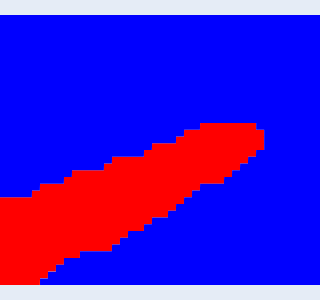

Source (notebook cell):
### Markdown cell above
### Density binning

As we can observe above, there are regions of high and low RNA density. This requires separating the image into several density regions, and then running segmentation on each region separately. Otherwise, the algorithm is likely to be mis-calibrated and be too sensitive in RNA-rich regions and too strict in RNA-sparse regions.

We recommend first starting off with a lenient (a.k.a. split the pixels into many RNA density regions) and then merging regions manually.

### Code cell
st.cs.segment_densities(adata, 'nuclear', 50, k=3, dk=3, distance_threshold=3, background=False)
st.pl.contours(adata, 'nuclear_bins', scale=0.15)

### Figure 1 — Plotly figure (JSON) as saved in the notebook; plotly's stock layout.template omitted (floating-point values rounded to 4 significant figures)
{"data": [{"fill": "toself", "fillcolor": "#ff0000", "hoverinfo": "text", "hoveron": "fills", "line": {"width": 0}, "mode": "lines", "showlegend": false, "text": "1", "type": "scatter", "x": [1250, 1250, 1249, 1150, 1150, 1149, 1100, 1100, 1099, 950, 950, 949, 900, 900, 899, 700, 700, 699, 650, 650, 649, 450, 450, 449, 400, 400, 399, 250, 250, 249, 200, 200, 199, 0, 0, 249, 249, 250, 299, 299, 300, 349, 349, 350, 399, 399, 400, 499, 499, 500, 699, 699, 700, 749, 749, 750, 799, 799, 800, 899, 899, 900, 949, 949, 950, 1049, 1049, 1050, 1099, 1099, 1100, 1149, 1149, 1150, 1199, 1199, 1200, 1249, 1249, 1250, 1399, 1399, 1400, 1449, 1449, 1450, 1499, 1499, 1500, 1549, 1549, 1550, 1599, 1599, 1600, 1649, 1649, 1600, 1599, 1599], "y": [-800, -849, -850, -850, -899, -900, -900, -949, -950, -950, -999, -1000, -1000, -1049, -1050, -1050, -1099, -1100, -1100, -1149, -1150, -1150, -1199, -1200, -1200, -1249, -1250, -1250, -1299, -1300, -1300, -1349, -1350, -1350, -1999, -1999, -1950, -1949, -1949, -1900, -1899, -1899, -1850, -1849, -1849, -1800, -1799, -1799, -1750, -1749, -1749, -1700, -1699, -1699, -1650, -1649, -1649, -1600, -1599, -1599, -1550, -1549, -1549, -1500, -1499, -1499, -1450, -1449, -1449, -1400, -1399, -1399, -1350, -1349, -1349, -1300, -1299, -1299, -1250, -1249, -1249, -1200, -1199, -1199, -1150, -1149, -1149, -1100, -1099, -1099, -1050, -1049, -1049, -1000, -999, -999, -850, -850, -849, -800]}, {"fill": "toself", "fillcolor": "#0000ff", "hoverinfo": "text", "hoveron": "fills", "line": {"width": 0}, "mode": "lines", "showlegend": false, "text": "2", "type": "scatter", "x": [0, 0, 199, 199, 200, 249, 249, 250, 399, 399, 400, 449, 449, 450, 649, 649, 650, 699, 699, 700, 899, 899, 900, 949, 949, 950, 1099, 1099, 1100, 1149, 1149, 1150, 1249, 1249, 1250, 1599, 1600, 1600, 1649, 1650, 1650, 1649, 1600, 1600, 1599, 1550, 1550, 1549, 1500, 1500, 1499, 1450, 1450, 1449, 1400, 1400, 1399, 1250, 1250, 1249, 1200, 1200, 1199, 1150, 1150, 1149, 1100, 1100, 1099, 1050, 1050, 1049, 950, 950, 949, 900, 900, 899, 800, 800, 799, 750, 750, 749, 700, 700, 699, 500, 500, 499, 400, 400, 399, 350, 350, 349, 300, 300, 299, 250, 250, 1999, 1999], "y": [0, -1349, -1349, -1300, -1299, -1299, -1250, -1249, -1249, -1200, -1199, -1199, -1150, -1149, -1149, -1100, -1099, -1099, -1050, -1049, -1049, -1000, -999, -999, -950, -949, -949, -900, -899, -899, -850, -849, -849, -800, -799, -799, -800, -849, -849, -850, -999, -1000, -1000, -1049, -1050, -1050, -1099, -1100, -1100, -1149, -1150, -1150, -1199, -1200, -1200, -1249, -1250, -1250, -1299, -1300, -1300, -1349, -1350, -1350, -1399, -1400, -1400, -1449, -1450, -1450, -1499, -1500, -1500, -1549, -1550, -1550, -1599, -1600, -1600, -1649, -1650, -1650, -1699, -1700, -1700, -1749, -1750, -1750, -1799, -1800, -1800, -1849, -1850, -1850, -1899, -1900, -1900, -1949, -1950, -1950, -1999, -1999, 0]}], "layout": {"height": 300, "margin": {"b": 0, "l": 0, "r": 0, "t": 0}, "width": 300, "xaxis": {"autorange": true, "range": [0, 1999], "showgrid": false, "type": "linear", "visible": false}, "yaxis": {"autorange": true, "range": [-2110.0, 111.1], "showgrid": false, "type": "linear", "visible": false}}}
